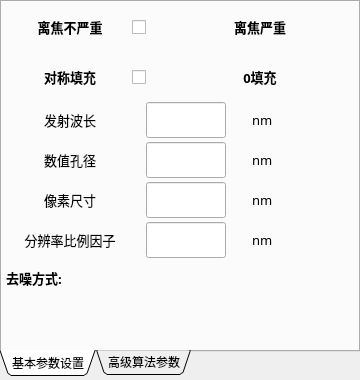
<?xml version="1.0" encoding="UTF-8"?>
<ui version="4.0">
 <class>GreenWidget</class>
 <widget class="QWidget" name="GreenWidget">
  <property name="geometry">
   <rect>
    <x>0</x>
    <y>0</y>
    <width>360</width>
    <height>380</height>
   </rect>
  </property>
  <property name="windowTitle">
   <string>Form</string>
  </property>
  <widget class="QTabWidget" name="tabWidget">
   <property name="geometry">
    <rect>
     <x>0</x>
     <y>0</y>
     <width>360</width>
     <height>376</height>
    </rect>
   </property>
   <property name="sizePolicy">
    <sizepolicy hsizetype="Preferred" vsizetype="Preferred">
     <horstretch>0</horstretch>
     <verstretch>0</verstretch>
    </sizepolicy>
   </property>
   <property name="focusPolicy">
    <enum>Qt::ClickFocus</enum>
   </property>
   <property name="tabPosition">
    <enum>QTabWidget::South</enum>
   </property>
   <property name="tabShape">
    <enum>QTabWidget::Triangular</enum>
   </property>
   <property name="currentIndex">
    <number>0</number>
   </property>
   <property name="iconSize">
    <size>
     <width>16</width>
     <height>16</height>
    </size>
   </property>
   <property name="usesScrollButtons">
    <bool>false</bool>
   </property>
   <property name="movable">
    <bool>false</bool>
   </property>
   <property name="tabBarAutoHide">
    <bool>false</bool>
   </property>
   <widget class="QWidget" name="basicPara">
    <attribute name="title">
     <string>基本参数设置</string>
    </attribute>
    <widget class="QLabel" name="notSevereLabel">
     <property name="geometry">
      <rect>
       <x>20</x>
       <y>0</y>
       <width>96</width>
       <height>50</height>
      </rect>
     </property>
     <property name="font">
      <font>
       <family>微软雅黑</family>
       <pointsize>10</pointsize>
       <weight>75</weight>
       <italic>false</italic>
       <bold>true</bold>
       <underline>false</underline>
      </font>
     </property>
     <property name="toolTip">
      <string/>
     </property>
     <property name="frameShadow">
      <enum>QFrame::Plain</enum>
     </property>
     <property name="text">
      <string>离焦不严重</string>
     </property>
     <property name="alignment">
      <set>Qt::AlignCenter</set>
     </property>
    </widget>
    <widget class="QLabel" name="isSevereLabel">
     <property name="geometry">
      <rect>
       <x>210</x>
       <y>0</y>
       <width>96</width>
       <height>50</height>
      </rect>
     </property>
     <property name="font">
      <font>
       <family>微软雅黑</family>
       <pointsize>10</pointsize>
       <weight>75</weight>
       <italic>false</italic>
       <bold>true</bold>
       <underline>false</underline>
      </font>
     </property>
     <property name="toolTip">
      <string/>
     </property>
     <property name="frameShadow">
      <enum>QFrame::Plain</enum>
     </property>
     <property name="text">
      <string>离焦严重</string>
     </property>
     <property name="alignment">
      <set>Qt::AlignCenter</set>
     </property>
    </widget>
    <widget class="QtMaterialToggle" name="isSevere_para_background">
     <property name="geometry">
      <rect>
       <x>130</x>
       <y>0</y>
       <width>80</width>
       <height>50</height>
      </rect>
     </property>
     <property name="text">
      <string/>
     </property>
    </widget>
    <widget class="QLabel" name="synPad">
     <property name="geometry">
      <rect>
       <x>20</x>
       <y>50</y>
       <width>96</width>
       <height>50</height>
      </rect>
     </property>
     <property name="font">
      <font>
       <family>微软雅黑</family>
       <pointsize>10</pointsize>
       <weight>75</weight>
       <italic>false</italic>
       <bold>true</bold>
       <underline>false</underline>
      </font>
     </property>
     <property name="toolTip">
      <string/>
     </property>
     <property name="frameShadow">
      <enum>QFrame::Plain</enum>
     </property>
     <property name="text">
      <string>对称填充</string>
     </property>
     <property name="alignment">
      <set>Qt::AlignCenter</set>
     </property>
    </widget>
    <widget class="QtMaterialToggle" name="padMethodSelect_para_pad">
     <property name="geometry">
      <rect>
       <x>130</x>
       <y>50</y>
       <width>80</width>
       <height>50</height>
      </rect>
     </property>
     <property name="text">
      <string/>
     </property>
    </widget>
    <widget class="QtMaterialAutoComplete" name="Line_para_emwave">
     <property name="geometry">
      <rect>
       <x>144</x>
       <y>100</y>
       <width>80</width>
       <height>36</height>
      </rect>
     </property>
    </widget>
    <widget class="QLabel" name="emwaveLabel">
     <property name="geometry">
      <rect>
       <x>8</x>
       <y>100</y>
       <width>120</width>
       <height>36</height>
      </rect>
     </property>
     <property name="font">
      <font>
       <family>微软雅黑</family>
       <pointsize>10</pointsize>
       <weight>50</weight>
       <italic>false</italic>
       <bold>false</bold>
       <underline>false</underline>
      </font>
     </property>
     <property name="toolTip">
      <string/>
     </property>
     <property name="frameShadow">
      <enum>QFrame::Plain</enum>
     </property>
     <property name="text">
      <string>发射波长</string>
     </property>
     <property name="alignment">
      <set>Qt::AlignCenter</set>
     </property>
    </widget>
    <widget class="QLabel" name="NALabel">
     <property name="geometry">
      <rect>
       <x>8</x>
       <y>140</y>
       <width>120</width>
       <height>36</height>
      </rect>
     </property>
     <property name="font">
      <font>
       <family>微软雅黑</family>
       <pointsize>10</pointsize>
       <weight>50</weight>
       <italic>false</italic>
       <bold>false</bold>
       <underline>false</underline>
      </font>
     </property>
     <property name="toolTip">
      <string/>
     </property>
     <property name="frameShadow">
      <enum>QFrame::Plain</enum>
     </property>
     <property name="text">
      <string>数值孔径</string>
     </property>
     <property name="alignment">
      <set>Qt::AlignCenter</set>
     </property>
    </widget>
    <widget class="QtMaterialAutoComplete" name="Line_para_NA">
     <property name="geometry">
      <rect>
       <x>144</x>
       <y>140</y>
       <width>80</width>
       <height>36</height>
      </rect>
     </property>
    </widget>
    <widget class="QLabel" name="pixelLabel">
     <property name="geometry">
      <rect>
       <x>8</x>
       <y>180</y>
       <width>120</width>
       <height>36</height>
      </rect>
     </property>
     <property name="font">
      <font>
       <family>微软雅黑</family>
       <pointsize>10</pointsize>
       <weight>50</weight>
       <italic>false</italic>
       <bold>false</bold>
       <underline>false</underline>
      </font>
     </property>
     <property name="toolTip">
      <string/>
     </property>
     <property name="frameShadow">
      <enum>QFrame::Plain</enum>
     </property>
     <property name="text">
      <string>像素尺寸</string>
     </property>
     <property name="alignment">
      <set>Qt::AlignCenter</set>
     </property>
    </widget>
    <widget class="QtMaterialAutoComplete" name="Line_para_pixelsize">
     <property name="geometry">
      <rect>
       <x>144</x>
       <y>180</y>
       <width>80</width>
       <height>36</height>
      </rect>
     </property>
    </widget>
    <widget class="QLabel" name="units">
     <property name="geometry">
      <rect>
       <x>250</x>
       <y>100</y>
       <width>36</width>
       <height>36</height>
      </rect>
     </property>
     <property name="font">
      <font>
       <family>微软雅黑</family>
       <pointsize>10</pointsize>
       <weight>50</weight>
       <italic>false</italic>
       <bold>false</bold>
       <underline>false</underline>
      </font>
     </property>
     <property name="toolTip">
      <string/>
     </property>
     <property name="frameShadow">
      <enum>QFrame::Plain</enum>
     </property>
     <property name="text">
      <string>nm</string>
     </property>
    </widget>
    <widget class="QLabel" name="units_2">
     <property name="geometry">
      <rect>
       <x>250</x>
       <y>140</y>
       <width>36</width>
       <height>36</height>
      </rect>
     </property>
     <property name="font">
      <font>
       <family>微软雅黑</family>
       <pointsize>10</pointsize>
       <weight>50</weight>
       <italic>false</italic>
       <bold>false</bold>
       <underline>false</underline>
      </font>
     </property>
     <property name="toolTip">
      <string/>
     </property>
     <property name="frameShadow">
      <enum>QFrame::Plain</enum>
     </property>
     <property name="text">
      <string>nm</string>
     </property>
    </widget>
    <widget class="QLabel" name="units_3">
     <property name="geometry">
      <rect>
       <x>250</x>
       <y>180</y>
       <width>36</width>
       <height>36</height>
      </rect>
     </property>
     <property name="font">
      <font>
       <family>微软雅黑</family>
       <pointsize>10</pointsize>
       <weight>50</weight>
       <italic>false</italic>
       <bold>false</bold>
       <underline>false</underline>
      </font>
     </property>
     <property name="toolTip">
      <string/>
     </property>
     <property name="frameShadow">
      <enum>QFrame::Plain</enum>
     </property>
     <property name="text">
      <string>nm</string>
     </property>
    </widget>
    <widget class="QLabel" name="units_4">
     <property name="geometry">
      <rect>
       <x>250</x>
       <y>220</y>
       <width>36</width>
       <height>36</height>
      </rect>
     </property>
     <property name="font">
      <font>
       <family>微软雅黑</family>
       <pointsize>10</pointsize>
       <weight>50</weight>
       <italic>false</italic>
       <bold>false</bold>
       <underline>false</underline>
      </font>
     </property>
     <property name="toolTip">
      <string/>
     </property>
     <property name="frameShadow">
      <enum>QFrame::Plain</enum>
     </property>
     <property name="text">
      <string>nm</string>
     </property>
    </widget>
    <widget class="QtMaterialAutoComplete" name="Line_para_factor">
     <property name="geometry">
      <rect>
       <x>144</x>
       <y>220</y>
       <width>80</width>
       <height>36</height>
      </rect>
     </property>
    </widget>
    <widget class="QLabel" name="factorLabel">
     <property name="geometry">
      <rect>
       <x>8</x>
       <y>220</y>
       <width>120</width>
       <height>36</height>
      </rect>
     </property>
     <property name="font">
      <font>
       <family>微软雅黑</family>
       <pointsize>10</pointsize>
       <weight>50</weight>
       <italic>false</italic>
       <bold>false</bold>
       <underline>false</underline>
      </font>
     </property>
     <property name="toolTip">
      <string/>
     </property>
     <property name="frameShadow">
      <enum>QFrame::Plain</enum>
     </property>
     <property name="text">
      <string>分辨率比例因子</string>
     </property>
     <property name="alignment">
      <set>Qt::AlignCenter</set>
     </property>
    </widget>
    <widget class="QLabel" name="denoiseMethedLabel">
     <property name="geometry">
      <rect>
       <x>4</x>
       <y>268</y>
       <width>80</width>
       <height>16</height>
      </rect>
     </property>
     <property name="font">
      <font>
       <family>微软雅黑</family>
       <pointsize>10</pointsize>
       <weight>75</weight>
       <italic>false</italic>
       <bold>true</bold>
       <underline>false</underline>
      </font>
     </property>
     <property name="toolTip">
      <string/>
     </property>
     <property name="frameShadow">
      <enum>QFrame::Plain</enum>
     </property>
     <property name="text">
      <string>去噪方式:</string>
     </property>
     <property name="alignment">
      <set>Qt::AlignLeading|Qt::AlignLeft|Qt::AlignVCenter</set>
     </property>
    </widget>
    <widget class="QWidget" name="widget_denoiseRadioButtonPlaceholder" native="true">
     <property name="geometry">
      <rect>
       <x>0</x>
       <y>280</y>
       <width>360</width>
       <height>56</height>
      </rect>
     </property>
    </widget>
    <widget class="QLabel" name="zeroPad">
     <property name="geometry">
      <rect>
       <x>210</x>
       <y>50</y>
       <width>96</width>
       <height>50</height>
      </rect>
     </property>
     <property name="font">
      <font>
       <family>微软雅黑</family>
       <pointsize>10</pointsize>
       <weight>75</weight>
       <italic>false</italic>
       <bold>true</bold>
       <underline>false</underline>
      </font>
     </property>
     <property name="toolTip">
      <string/>
     </property>
     <property name="frameShadow">
      <enum>QFrame::Plain</enum>
     </property>
     <property name="text">
      <string>0填充</string>
     </property>
     <property name="alignment">
      <set>Qt::AlignCenter</set>
     </property>
    </widget>
   </widget>
   <widget class="QWidget" name="exclusivePara">
    <attribute name="title">
     <string>高级算法参数</string>
    </attribute>
   </widget>
  </widget>
 </widget>
 <customwidgets>
  <customwidget>
   <class>QtMaterialToggle</class>
   <extends>QCheckBox</extends>
   <header>qtmaterialtoggle.h</header>
  </customwidget>
  <customwidget>
   <class>QtMaterialAutoComplete</class>
   <extends>QLineEdit</extends>
   <header location="global">qtmaterialautocomplete.h</header>
  </customwidget>
 </customwidgets>
 <resources/>
 <connections/>
</ui>
